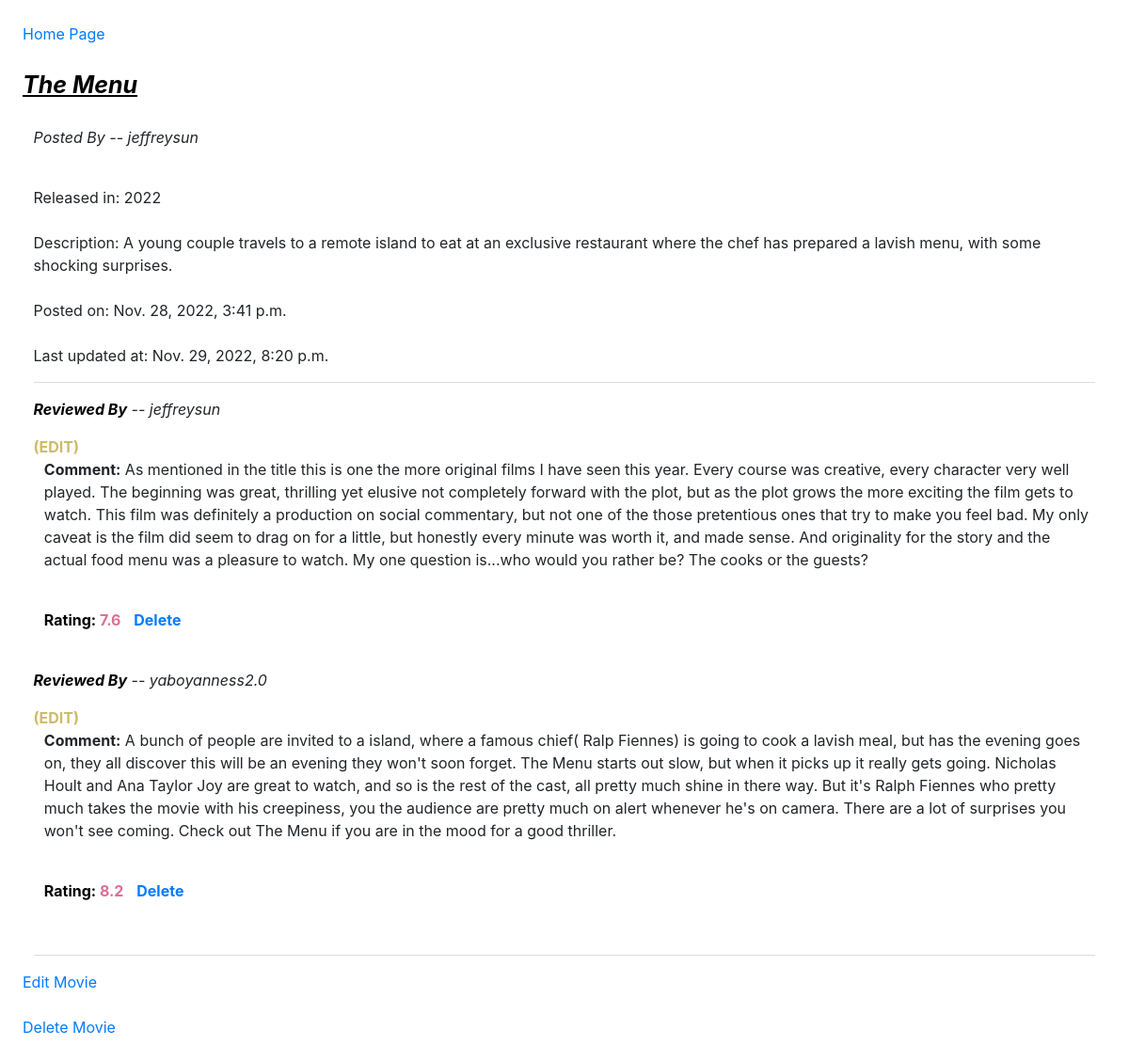
Screenshot of /3/ with the database file from the repository.
### yanness/models.py (models this page shows, shortened)
class Movie(models.Model):
    name = models.CharField(max_length=200)
    description = models.TextField(null=True, blank=True)
    year = models.PositiveIntegerField(null=True)
    rating = models.FloatField(null=True, validators=[MaxValueValidator(10), MinValueValidator(1)])
    last_updated = models.DateTimeField(auto_now=True)
    posted_by = models.ForeignKey(User, on_delete=models.SET_NULL, null=True)
    created_by = models.DateTimeField(auto_now_add=True, editable=False)

class Review(models.Model):
    movie = models.ForeignKey(Movie, on_delete=models.CASCADE)
    user = models.ForeignKey(User, on_delete=models.CASCADE)
    review = models.CharField(max_length=100000)
    rating = models.FloatField(null=True, validators=[MaxValueValidator(10), MinValueValidator(1)])

### yanness/views.py (the view)
# urls.py: path('<str:id>/', views.displayById, name="identifier"),
def displayById(request, id):
    m = Movie.objects.get(id=id)
    reviews = m.review_set.all()
    return render(request, "movie/byID.html", {"title": m.name, "item": m, "reviews": reviews})

### yanness/templates/yanness/movie/byID.html
{%  extends 'yanness/movie/../movie/base.html' %}
{% block content %}
    <u style="font-style: oblique; color: black; font-size: 25px; font-weight: bold">{{ item.name }}</u>
    <br>
    <br>
    <div style="margin-left: 1%; margin-right: 1%">
        <P style="font-style: italic">Posted By -- {{ item.posted_by }}</P>
        <br>
        <ul>
            <li>Released in: {{ item.year }}</li>
            <br>
            <li>Description: {{ item.description }}</li>
            <br>
            <li>Posted on: {{ item.created_by }}</li>
            <br>
            <li>Last updated at: {{ item.last_updated }}</li>
        </ul>
        <hr>
        {% if reviews %}
            {% for r in reviews %}
                <form method="post">
                    <p style="font-style: italic"><span style="font-size: 16px; font-weight: bold; color: black">Reviewed By</span> -- {{ r.user }}</p>
                    <a href="/edit_review/{{ r.id }}" style="font-weight: bold; color:  #ccbb6a ">(EDIT)</a>
                    <br>
                    <div style="margin-left: 1%">
                        <p><span style="font-size: 16px; font-weight: bold">Comment:</span> {{ r.review }}</p>
                        <br>
                        <p style="color: palevioletred; font-weight: bold"><span style="font-size: 16px;  color: black">Rating:</span> {{ r.rating }} <a style="margin-left: 10px" href="/delete_review/{{ r.id }}">Delete</a></p>
                        <br>
                    </div>
                </form>
            {% endfor %}
        {% else %}
            <P style="font-size: 16px; font-weight: bold; font-style: oblique"> No review yet...</P>
        {% endif %}
        <hr>
    </div>
    <a href="/edit_movie/{{ item.id }}">Edit Movie</a>
    <br>
    <br>
    <a href="/delete_movie/{{ item.id }}">Delete Movie</a>
    <br>
    <br>
{% endblock %}

### rows the page displays
Movie: name "The Menu", posted_by "jeffreysun", year "2022", description "A young couple travels to a remote island to eat at an exclusive restaurant where the chef has prepared a lavish menu, with some shocking surprises.", created_by "Nov. 28, 2022, 3:41 p.m.", last_updated "Nov. 29, 2022, 8:20 p.m."
Review: user "jeffreysun", review "As mentioned in the title this is one the more original films I have seen this year. Every course was creative, every character very well played. The beginning was great, thrilling yet elusive not completely forward with the plot, but as the plot grows the more exciting the film gets to watch. This film was definitely a production on social commentary, but not one of the those pretentious ones that try to make you feel bad. My only caveat is the film did seem to drag on for a little, but honestly every minute was worth it, and made sense. And originality for the story and the actual food menu was a pleasure to watch. My one question is...who would you rather be? The cooks or the guests?", rating "7.6"
Review: user "yaboyanness2.0", review "A bunch of people are invited to a island, where a famous chief( Ralp Fiennes) is going to cook a lavish meal, but has the evening goes on, they all discover this will be an evening they won't soon forget. The Menu starts out slow, but when it picks up it really gets going. Nicholas Hoult and Ana Taylor Joy are great to watch, and so is the rest of the cast, all pretty much shine in there way. But it's Ralph Fiennes who pretty much takes the movie with his creepiness, you the audience are pretty much on alert whenever he's on camera. There are a lot of surprises you won't see coming. Check out The Menu if you are in the mood for a good thriller.", rating "8.2"
